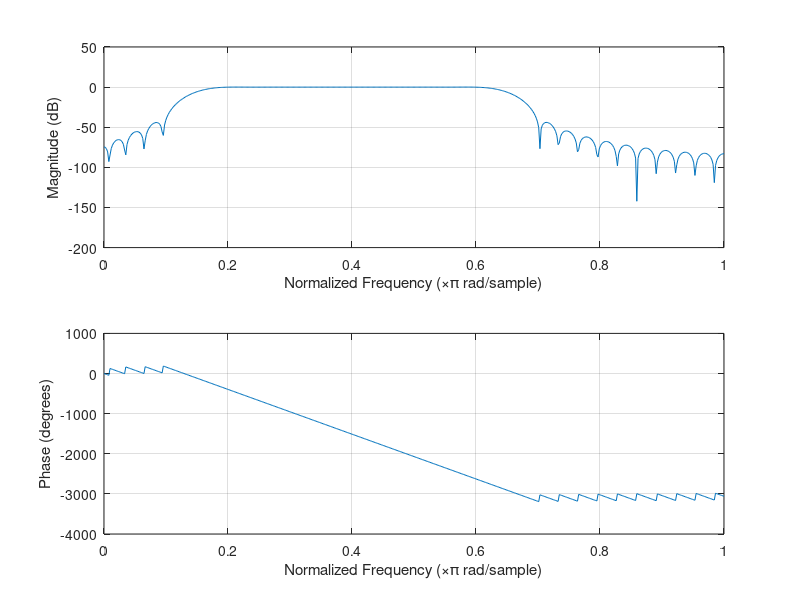
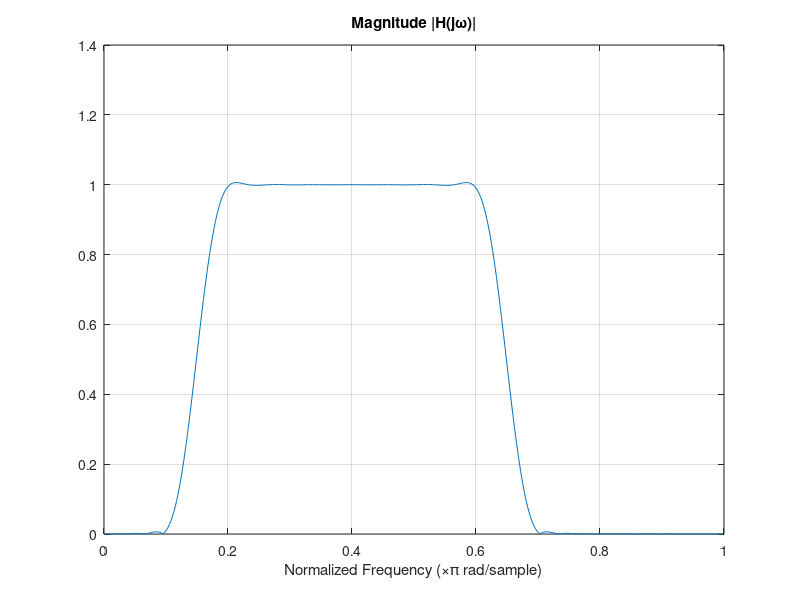

Write MATLAB code to recreate these figures, in order.
Wp = 0.6;                           % frequencia de fim da 
                                    % faixa de passagem normalizada 
                                    % (dividida por pi)

Wr = 0.7;                           % frequencia de inicio da faixa 
                                    % de rejeicao normalizada

A = 40;                             % atenuacao na faixa de rejeicao

%-----definindo o filtro-----%
% Como temos 40db de atenuacao, precisamos utilizar a janela hanning
% que possui 44db de atenuacao que implica ripple de 0.006

%assim, a ordem do filtro será dada por
n = round(3.1*2/(Wr - Wp)); % n: ordem do filtro

Wn = [0.15, 0.65]; % freq de corte

b = fir1(n,Wn, 'bandpass', hanning(n+1));               % b: coef. do numerador de H(z)
a=1;                                    % a: coef. do denominador de H(z)

[h,w] = freqz(b,a);                 % resposta em frequencia
freqz(b,a)                          % plot da resposta em frequencia

%-----grafico da resposta em escala linear-----%
figure('units', 'centimeters', 'position', [3, 3, 20, 5])
plot(w/pi,abs(h))
grid on
xlabel('Normalized Frequency (\times\pi rad/sample)')
title('Magnitude |H(j\omega)|')